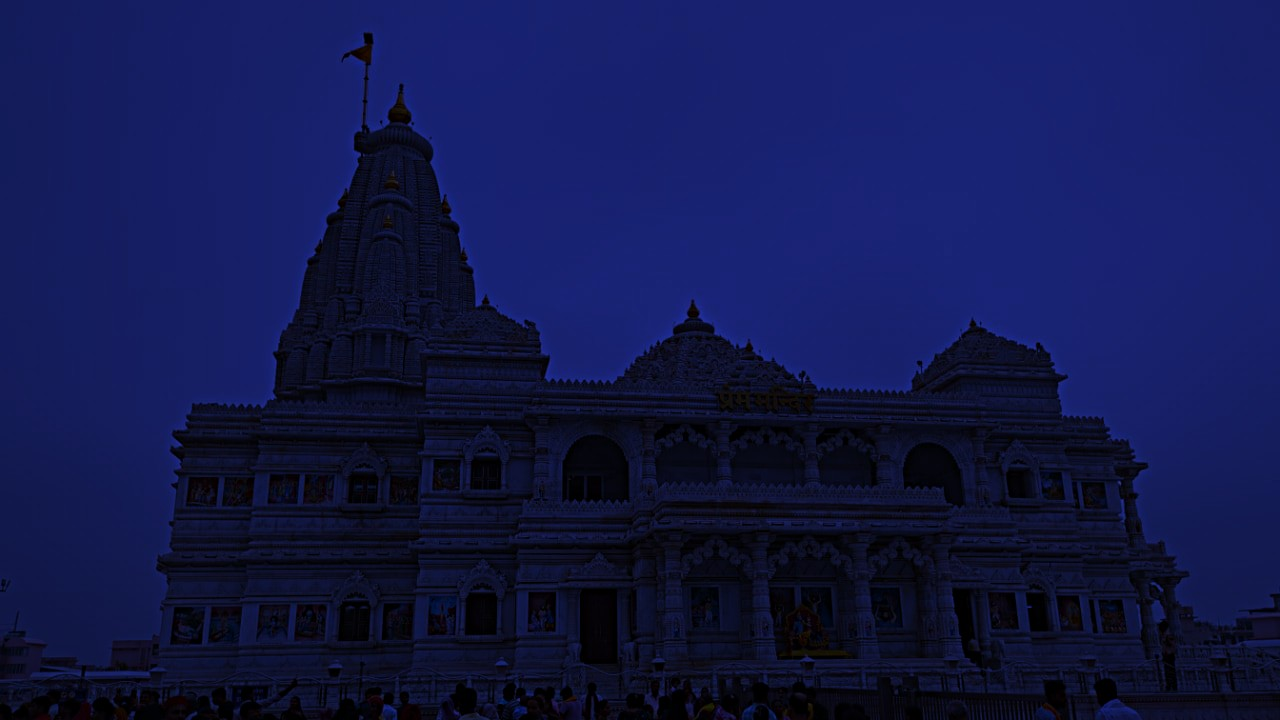
#> input picture 13_Magnitude_Spectrum/input13.jpg, 1280 x 720 px
$ python program.py
#> lines starting #> are read from the running program, lines starting #| are printed output that depends on the picture
import cv2
import numpy as np

img = cv2.imread("input13.jpg", 0)
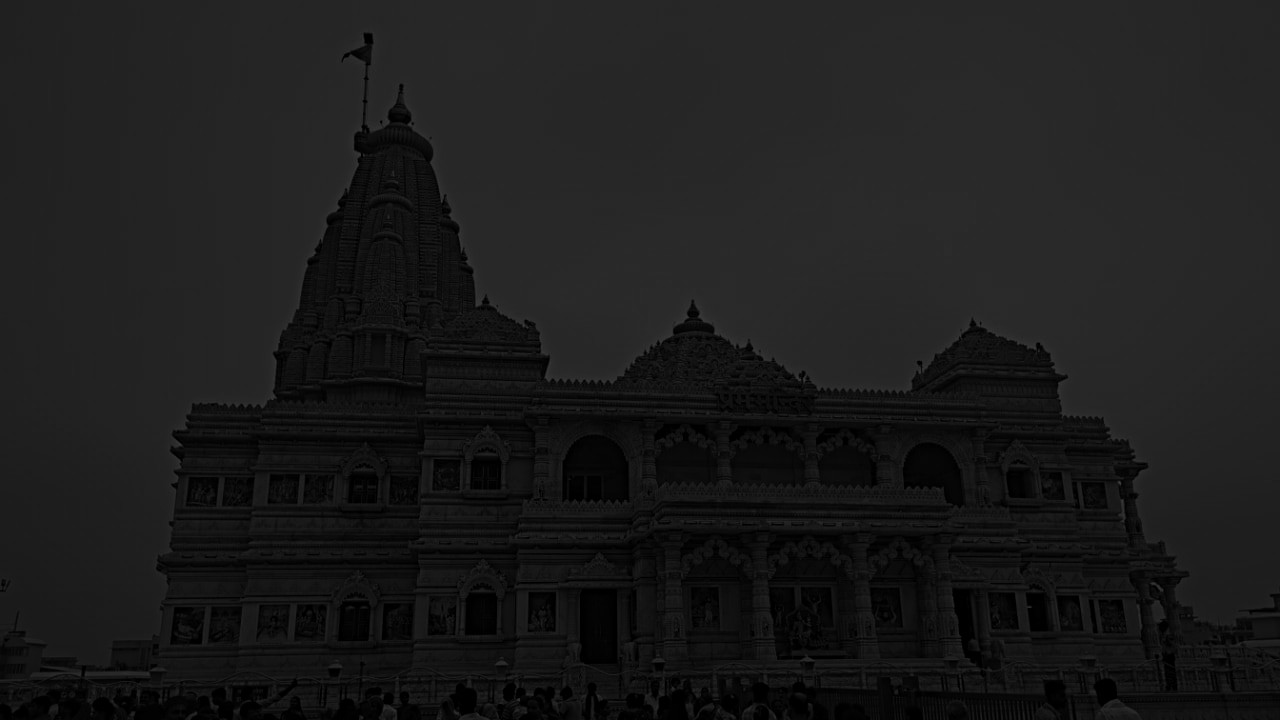
#> img: shape (720, 1280); min 0, max 68, mean 27.4

dft = cv2.dft(np.float32(img), flags=cv2.DFT_COMPLEX_OUTPUT)
shift = np.fft.fftshift(dft)

mag = cv2.magnitude(shift[:,:,0], shift[:,:,1])
mag = 20 * np.log(mag + 1)
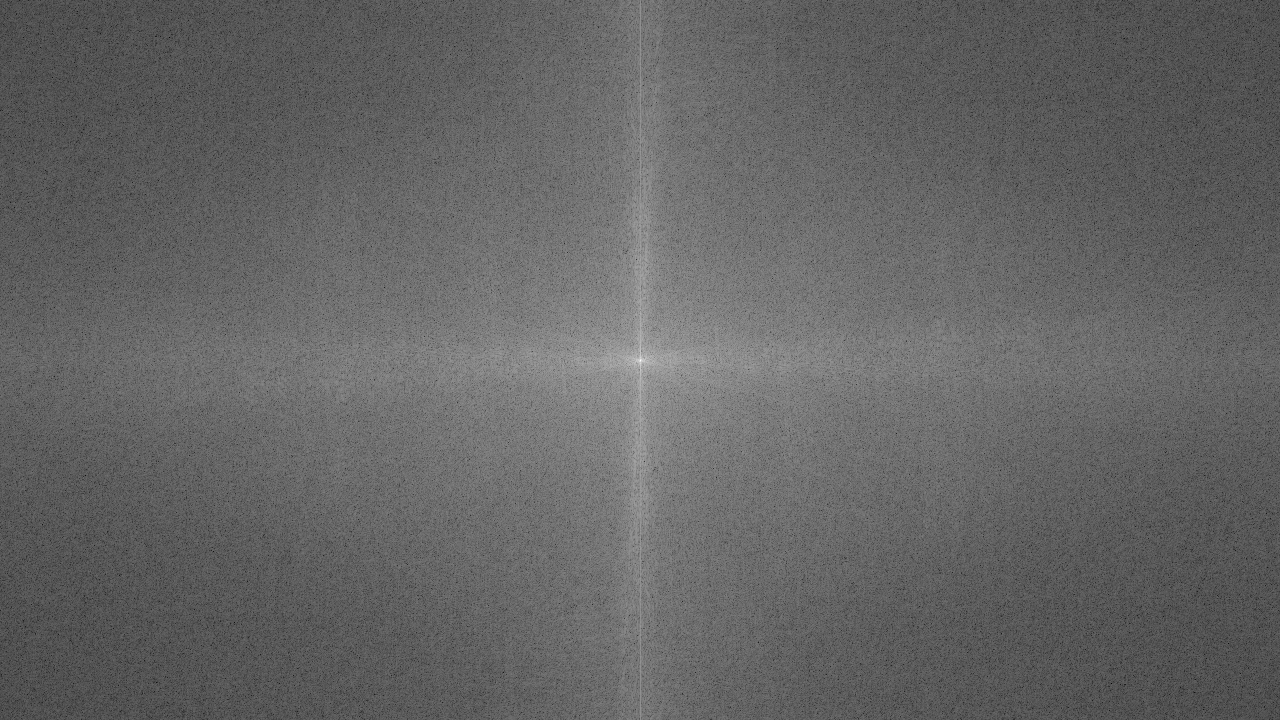
#> mag: shape (720, 1280) float32; min 8.84, max 340.9, mean 140.4; drawn with min black and max white

mag = cv2.normalize(mag, None, 0, 255, cv2.NORM_MINMAX)
mag = np.uint8(mag)

cv2.imshow("Original", img)
cv2.imshow("Magnitude Spectrum", mag)

cv2.imwrite("output.png", mag)

cv2.waitKey(0)
cv2.destroyAllWindows()
